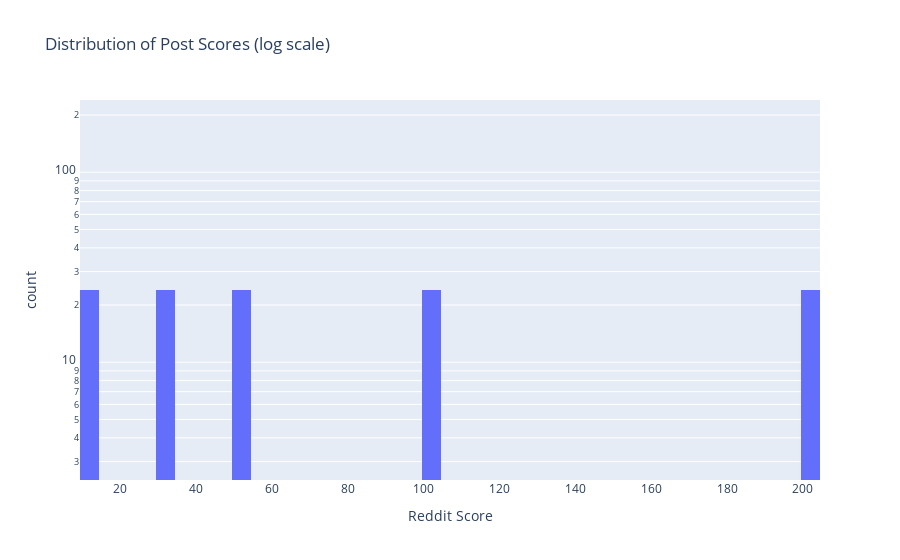

Notebook source saved alongside this figure:
### Code cell
# Post score distribution
if 'score' in df.columns:
    posts = df[df.get('record_type', 'post') == 'post'] if 'record_type' in df.columns else df
    fig = px.histogram(
        posts, x='score', nbins=50, log_y=True,
        title='Distribution of Post Scores (log scale)',
        labels={'score': 'Reddit Score', 'count': 'Number of Posts'},
    )
    fig.show()

### Figure 1 — Plotly figure (JSON) as saved in the notebook; plotly's stock layout.template omitted (floating-point values rounded to 4 significant figures)
{"data": [{"bingroup": "x", "hovertemplate": "Reddit Score=%{x}<br>count=%{y}<extra></extra>", "legendgroup": "", "marker": {"color": "#636efa", "pattern": {"shape": ""}}, "name": "", "nbinsx": 50, "orientation": "v", "showlegend": false, "type": "histogram", "x": [100, 50, 200, 10, 30, 100, 50, 200, 10, 30, 100, 50, 200, 10, 30, 100, 50, 200, 10, 30, 100, 50, 200, 10, 30, 100, 50, 200, 10, 30, 100, 50, 200, 10, 30, 100, 50, 200, 10, 30, 100, 50, 200, 10, 30, 100, 50, 200, 10, 30, 100, 50, 200, 10, 30, 100, 50, 200, 10, 30, 100, 50, 200, 10, 30, 100, 50, 200, 10, 30, 100, 50, 200, 10, 30, 100, 50, 200, 10, 30, 100, 50, 200, 10, 30, 100, 50, 200, 10, 30, 100, 50, 200, 10, 30, 100, 50, 200, 10, 30, 100, 50, 200, 10, 30, 100, 50, 200, 10, 30, 100, 50, 200, 10, 30, 100, 50, 200, 10, 30], "xaxis": "x", "yaxis": "y"}], "layout": {"barmode": "relative", "legend": {"tracegroupgap": 0}, "title": {"text": "Distribution of Post Scores (log scale)"}, "xaxis": {"anchor": "y", "domain": [0.0, 1.0], "title": {"text": "Reddit Score"}}, "yaxis": {"anchor": "x", "domain": [0.0, 1.0], "title": {"text": "count"}, "type": "log"}}}
